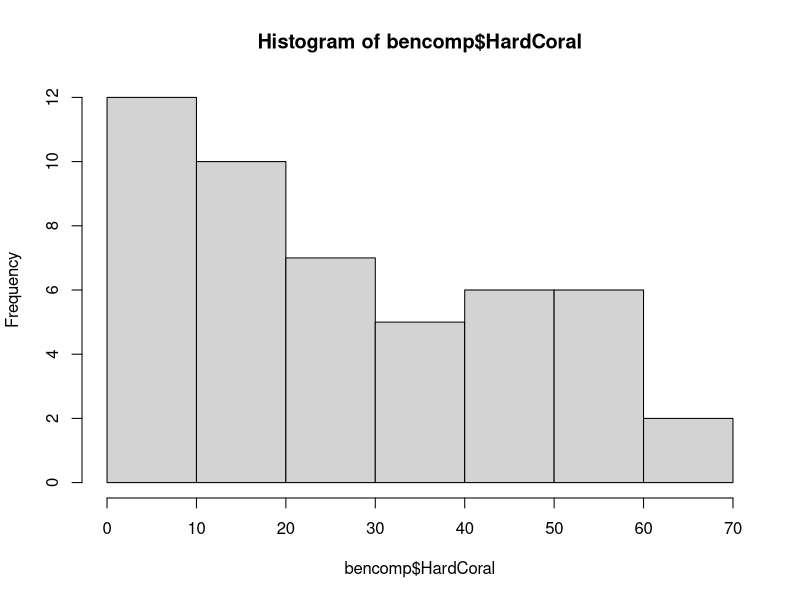
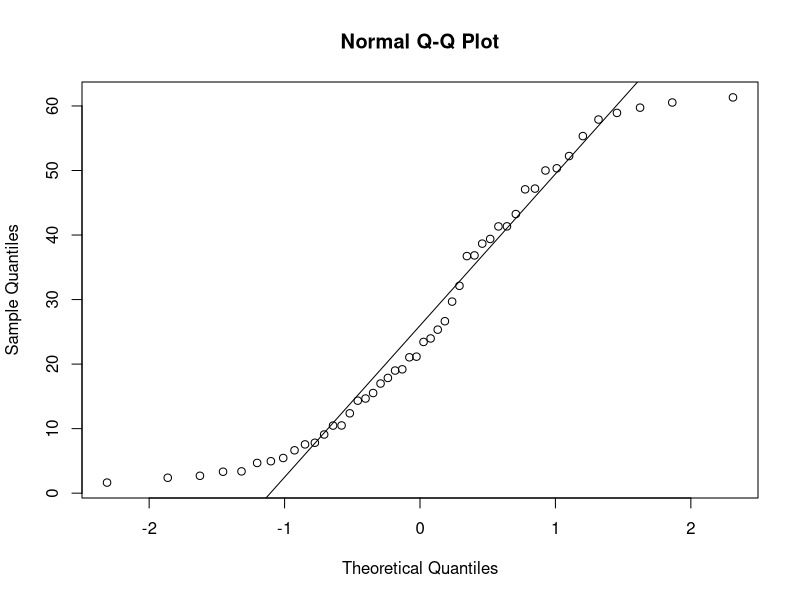
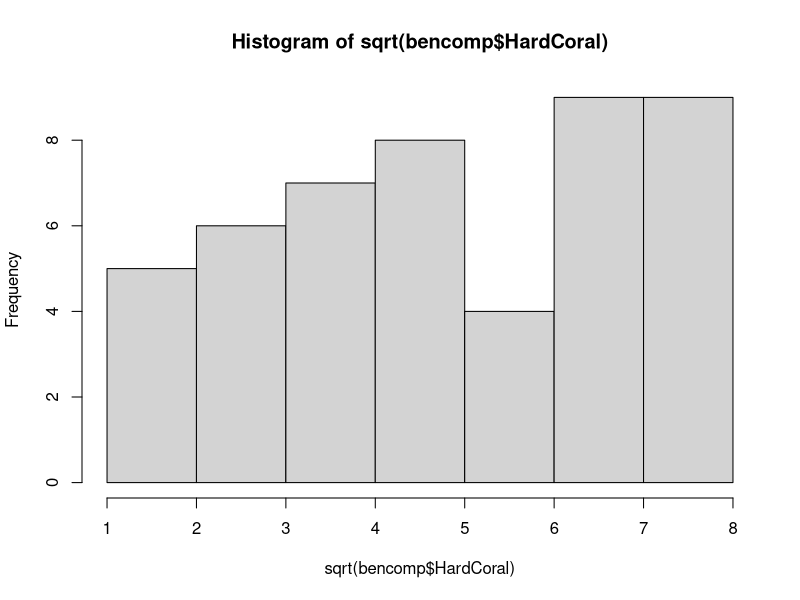
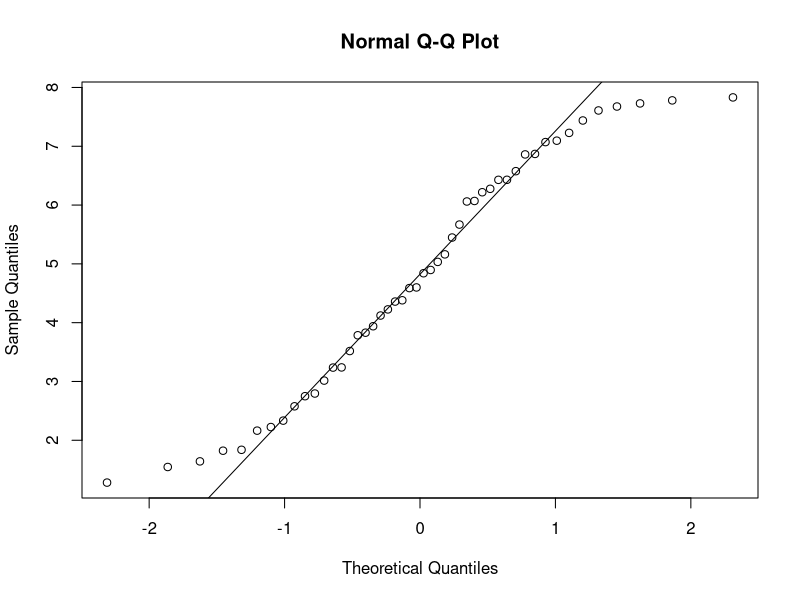
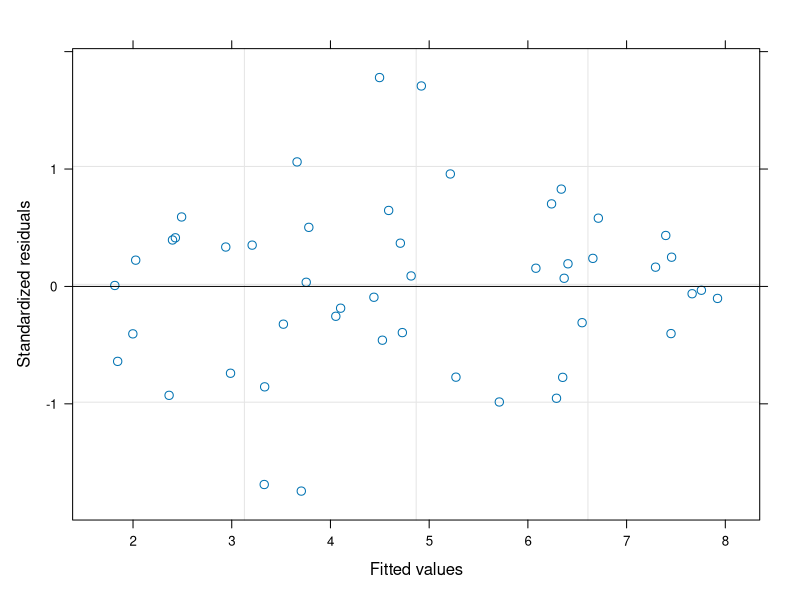

Reproduce these figures in R, in order. (Note: this script raises an error after producing the figures.)
## ---- chunk 1
knitr::opts_chunk$set(echo = TRUE)
## ---- chunk 2
library(here)
bencomp <- read.csv(here::here('data/bencomp-transect-20152017.csv'))

# change variables to factors
bencomp$Year <- as.factor(bencomp$Year)
bencomp$Site2 <- as.factor(bencomp$Site2)
bencomp$Depth <- as.factor(bencomp$Depth)
head(bencomp)
## ---- chunk 3
hist(bencomp$HardCoral)
qqnorm(bencomp$HardCoral)
qqline(bencomp$HardCoral)
library(car)
leveneTest(HardCoral ~ Year * Site2 * Depth, data = bencomp)

hist(sqrt(bencomp$HardCoral))
qqnorm(sqrt(bencomp$HardCoral))
qqline(sqrt(bencomp$HardCoral))
leveneTest(sqrt(HardCoral) ~ Year * Site2 * Depth, data = bencomp)
## ---- chunk 4
library(nlme)
cor.lme <- lme(sqrt(HardCoral) ~ Site2 * Depth * Year, random = ~1|num_id, data = bencomp, na.action = na.exclude)
cor.lme
summary(cor.lme)
plot(cor.lme)
Anova(cor.lme) # car package

library(emmeans)
tuk.cor <- emmeans(cor.lme, list(pairwise ~ Site2:Depth:Year), adjust = "tukey")
pair.cor <- as.data.frame(tuk.cor$`pairwise differences of Site2, Depth, Year`)
sig.pair.cor <- pair.cor[which(pair.cor$p.value < 0.05),]
sig.pair.cor
## ---- chunk 5
## summarized by coral site depth year
library(tidyr)
library(dplyr)
coral.ave <- bencomp
   group_by(Site2, Depth, Year) %>% 
   dplyr::summarize(corave = mean(HardCoral),
                    corSE = sd(HardCoral)/sqrt(n()))
   
library(ggpubr) 
ggboxplot(
  ACRtab, x = "Site", y = "tottab", facet.by = 'Depth',
  color = "Year", palette = "jco"
  )
## ---- chunk 6
library(dplyr)
bencomp_long <- bencomp %>% 
   pivot_longer(CCA:Turf, names_to = 'Major.Category', values_to = 'Percent') %>% 
   group_by(Year, Site2, Depth, Major.Category) %>% 
   dplyr::summarize(ave = mean(Percent))

## ---- chunk 7
bencomp_long$Major.Category <- as.factor(bencomp_long$Major.Category)
levels(bencomp_long$Major.Category)
bencomp_long$Major.Category <- relevel(bencomp_long$Major.Category, ref = "HardCoral")
bencomp$Depth <- relevel(bencomp$Depth, ref = "5m")
head(bencomp_long)

library(ggplot2)
ggplot(bencomp_long, aes(x=Year,y = ave, fill= factor(Major.Category,
                                        levels = c("Turf", "Substrate.Sand", "SoftCoral",
                                                   "Macroalgae", "Invert", "CCA",
                                                   "HardCoral")))) + 
   geom_bar( position="stack", stat="identity") +   facet_grid(Depth~Site2,
            switch = "x") +
   labs(title = "Benthic Composition", x = "Site and Year", y = "Percent") +
      theme_classic() +
   #theme(plot.title = element_text("sans", "bold",color = "black", 25)) +
   theme(panel.border = element_blank(), panel.grid.major = element_blank(), panel.grid.minor = element_blank(),
         panel.background = element_blank(),
         text = element_text(size = 16)) +
   scale_fill_discrete(name="Benthic Category")

ggsave(here::here('figures/TL2015-2017_bencomp_bargraph.pdf'),
       height = 4, width = 7)
